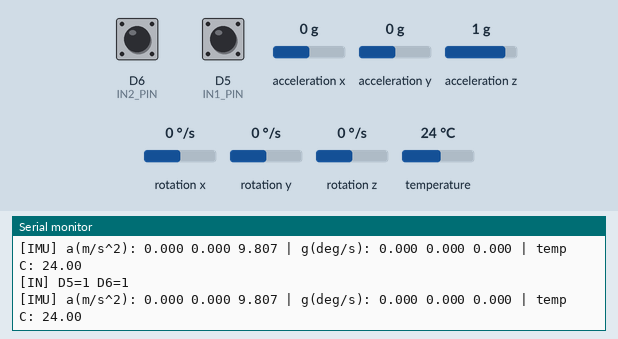
A sketch run on a simulated ESP8266 (NodeMCU). Shown: the last lines printed to the serial monitor. The inputs (shaded band) are chosen by the test bench; at power-on: acceleration x 0 g, D6 (IN2_PIN) HIGH, D5 (IN1_PIN) HIGH, acceleration y 0 g, acceleration z 1 g, rotation x 0 °/s, rotation y 0 °/s, rotation z 0 °/s, temperature 24 °C. WiFi joins after 1.5 s; servers stay silent unless stated.

Above: at 2.8 s.
2.9 s: acceleration x set to -1.4 g
At 4.0 s:
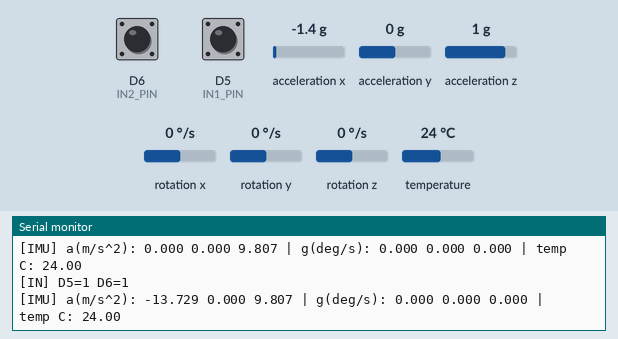
4.4 s: D6 (IN2_PIN) pulled LOW for 1 s
6.9 s: D5 (IN1_PIN) pulled LOW for 1 s
9.4 s: acceleration y set to -1.4 g
At 10.3 s:
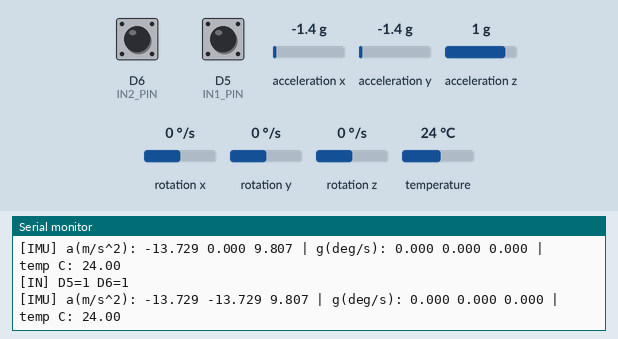
10.9 s: acceleration z set to -1.4 g
At 12.2 s:
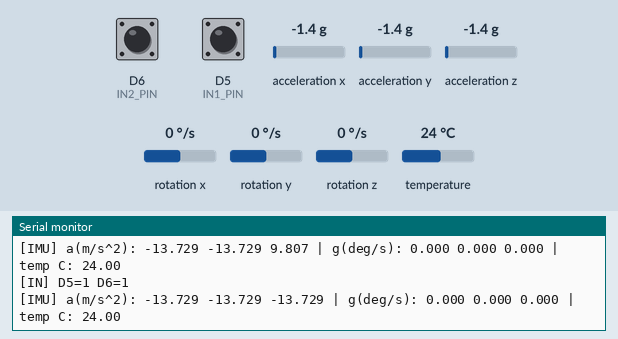
12.4 s: rotation x set to -192 °/s
At 13.5 s:
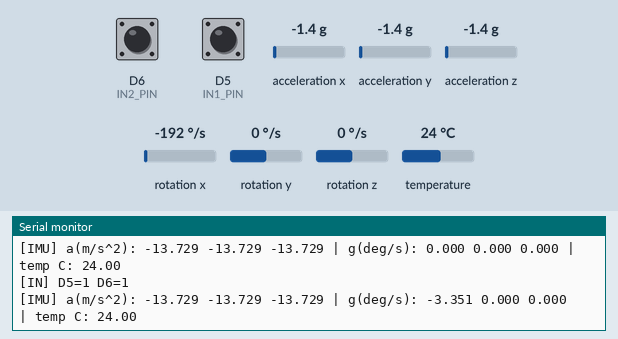

The sketch:

BRAKES_IMU.ino
```cpp
/*
  ESP8266 D5/D6 digital inputs (INPUT_PULLUP) + MPU6050 → UDP broadcast (port 6666)
  - Inputs: D5, D6 (0 = pulled LOW/active; 1 = HIGH via pull-up)
  - IMU:    MPU6050 on I2C (SDA=D2, SCL=D1)
  - Wi-Fi:  SSID "GXXR", PASS "1234567890gsxr" (auto-reconnect)
  - JSON:   {"node":"IO-IMU","ts":..., "in":{"d5":0/1,"d6":0/1},
             "imu":{"ax":..,"ay":..,"az":..,"gx":..,"gy":..,"gz":..,"t":..}}
  - Debug:  set DEBUG=1 to print once per second
*/

#include <Arduino.h>
#include <ESP8266WiFi.h>
#include <WiFiUdp.h>
#include <Wire.h>
#include <Adafruit_MPU6050.h>
#include <Adafruit_Sensor.h>

// ------------------- Config -------------------
#define DEBUG 1

#define NODE_ID     "BRAKES-IMU"
const char* WIFI_SSID = "GXXR";
const char* WIFI_PASS = "1234567890gsxr";
const uint16_t UDP_PORT = 7777;

// Digital inputs
#define IN1_PIN  D5   // GPIO14
#define IN2_PIN  D6   // GPIO12

// I2C / MPU6050
#define SDA_PIN  D2
#define SCL_PIN  D1
#define I2C_HZ   400000UL   // drop to 100k if your wiring is long/noisy

WiFiUDP udp;
Adafruit_MPU6050 mpu;

// ------------------- Helpers -------------------
static inline IPAddress broadcastIP() {
  IPAddress ip = WiFi.localIP(), mask = WiFi.subnetMask();
  return IPAddress((uint32_t)ip | ~((uint32_t)mask));
}

bool connectWiFiBlocking(uint32_t timeout_ms = 15000) {
  WiFi.mode(WIFI_STA);
  WiFi.persistent(false);
  WiFi.setAutoReconnect(true);
  WiFi.begin(WIFI_SSID, WIFI_PASS);

  uint32_t t0 = millis();
  while (WiFi.status() != WL_CONNECTED && (millis() - t0) < timeout_ms) {
    delay(50);
    yield();
  }
  return WiFi.status() == WL_CONNECTED;
}

// ------------------- Arduino -------------------
void setup() {
  Serial.begin(115200);
  delay(150);

  // Inputs (internal pull-ups on)
  pinMode(IN1_PIN, INPUT_PULLUP);
  pinMode(IN2_PIN, INPUT_PULLUP);

  // I2C + IMU
  Wire.begin(SDA_PIN, SCL_PIN);
  Wire.setClock(I2C_HZ);
  if (!mpu.begin()) {
    Serial.println(F("MPU6050 not found; check wiring."));
  } else {
    mpu.setAccelerometerRange(MPU6050_RANGE_8_G);
    mpu.setGyroRange(MPU6050_RANGE_500_DEG);
    mpu.setFilterBandwidth(MPU6050_BAND_94_HZ);
  }

  // Wi-Fi + UDP
  bool wifiOK = connectWiFiBlocking(15000);
  udp.begin(0); // ephemeral sender port

#if DEBUG
  Serial.println();
  Serial.println(F("ESP8266 IO(D5/D6) + MPU6050 → UDP"));
  Serial.printf("Node: %s\n", NODE_ID);
  Serial.printf("WiFi: %s (%s)\n",
    WIFI_SSID, wifiOK ? WiFi.localIP().toString().c_str() : "not connected");
#endif
}

void loop() {
  // Wi-Fi auto-reconnect with reboot fallback
  static uint8_t failCycles = 0;
  if (WiFi.status() != WL_CONNECTED) {
    if (connectWiFiBlocking(4000)) {
      failCycles = 0;
    } else if (++failCycles >= 10) {
      ESP.restart();
    }
  }

  // Read inputs (INPUT_PULLUP → 1 = idle/high, 0 = grounded/active)
  int d5 = digitalRead(IN1_PIN) ? 1 : 0;
  int d6 = digitalRead(IN2_PIN) ? 1 : 0;

  // Read IMU
  sensors_event_t a, g, temp;
  mpu.getEvent(&a, &g, &temp);   // accel m/s^2, gyro deg/s, temp °C

  // Build JSON (fixed buffer; fast and GC-free)
  char buf[320];
  int n = snprintf(buf, sizeof(buf),
    "{\"node\":\"%s\",\"ts\":%lu,"
    "\"in\":{\"d5\":%d,\"d6\":%d},"
    "\"imu\":{\"ax\":%.3f,\"ay\":%.3f,\"az\":%.3f,"
            "\"gx\":%.3f,\"gy\":%.3f,\"gz\":%.3f,\"t\":%.2f}}",
    NODE_ID, (unsigned long)millis(),
    d5, d6,
    a.acceleration.x, a.acceleration.y, a.acceleration.z,
    g.gyro.x, g.gyro.y, g.gyro.z,
    temp.temperature
  );
  if (n < 0) n = 0; if (n > (int)sizeof(buf)) n = sizeof(buf);

  // UDP broadcast
  if (WiFi.status() == WL_CONNECTED) {
    udp.beginPacket(broadcastIP(), UDP_PORT);
    udp.write((const uint8_t*)buf, n);
    udp.endPacket();
  }

#if DEBUG
  static uint32_t lastPrint = 0;
  uint32_t now = millis();
  if (now - lastPrint >= 1000) {
    lastPrint = now;
    Serial.printf("[IN] D5=%d D6=%d\n", d5, d6);
    Serial.print(F("[IMU] a(m/s^2): "));
    Serial.printf("%.3f %.3f %.3f", a.acceleration.x, a.acceleration.y, a.acceleration.z);
    Serial.print(F(" | g(deg/s): "));
    Serial.printf("%.3f %.3f %.3f", g.gyro.x, g.gyro.y, g.gyro.z);
    Serial.print(F(" | temp C: "));
    Serial.println(temp.temperature, 2);
  }
#endif

  // Light pacing to keep Wi-Fi stack happy
  delay(1);
}
```

Measured:
- after the input at 2.9 s, the serial monitor: prints a new line after 0.77 s (image 1)
- after the input at 9.4 s, the serial monitor: prints a new line after 0.28 s (image 2)
- after the input at 10.9 s, the serial monitor: prints a new line after 0.78 s (image 3)
- after the input at 12.4 s, the serial monitor: prints a new line after 0.29 s (image 4)
